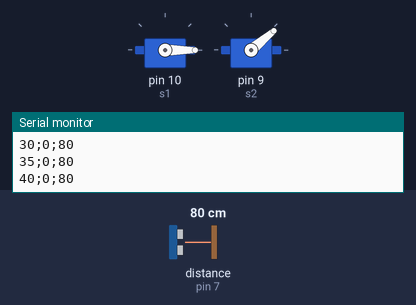
A sketch run on a simulated Arduino Uno, built with avr-gcc and run on an emulated ATmega328P. Shown: 2 × servo, the last lines printed to the serial monitor. Wiring (inferred from the names in the program): ultrasonic range finder: trigger pin 8; echo pin 7. The inputs (shaded band) are chosen by the test bench; at power-on: distance to the obstacle (sensor on pin 7) 80 cm. The echo pulse lasts 58.3 µs per cm.

Above: at 1.3 s.
1.4 s: distance to the obstacle (sensor on pin 7) set to 250 cm
At 2.8 s:
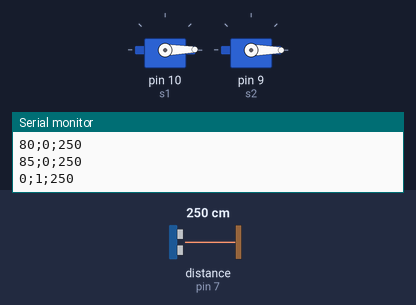
4.4 s: distance to the obstacle (sensor on pin 7) set to 2 cm
At 4.56 s:
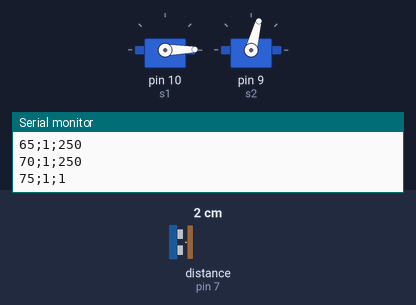
Timing chart, 0 to 46.7 s (numbered marks = the images above; inputs shaded):
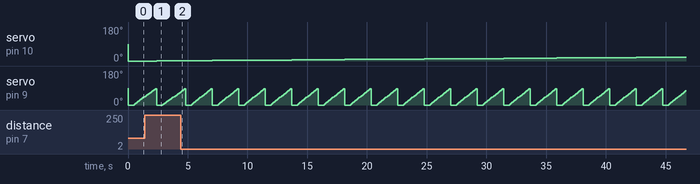

Measured:
- by itself, servo on pin 9 (s2): repeats every 2.2 s: 75° 0.10 s, 80° 0.10 s, 85° 0.10 s, 0° 0.50 s, 5° 0.10 s, 10° 0.10 s, 15° 0.10 s, 20° 0.10 s, 25° 0.10 s, 30° 0.10 s, 35° 0.10 s, 40° 0.10 s, 45° 0.10 s, 50° 0.10 s, 55° 0.10 s, 60° 0.10 s, 65° 0.10 s, 70° 0.10 s

The sketch:

scan.ino
```cpp
#include <Servo.h>
#include <Servo.h>

Servo s1;
Servo s2;
const int trigger = 8;
const int echo = 7;

void setup() {
  Serial.begin(9600);
  s1.attach(10);
  s2.attach(9);
}

void loop() {
  long duration;
  int width = 90;
  int height = 90;
  int step = 5;
  int measures = width*height;
  for (int i=0; i<=measures; i+=step){
    Serial.print(i%width);
    Serial.print(";");
    Serial.print(i/width);
    Serial.print(";");
    Serial.print(distance(echo, trigger));
    Serial.println();
    if (i%width == 0){
      s1.write(i/width);
      s2.write(i%width);
      delay(500);
    }else{
      s2.write(i%width);
      delay(100);
    }
  }
  return 0;
}

long distance (int echo, int trigger){
  pinMode(trigger, OUTPUT);
  digitalWrite(trigger, LOW);
  delayMicroseconds(2);
  digitalWrite(trigger, HIGH);
  delayMicroseconds(5);
  digitalWrite(trigger, LOW);

  pinMode(echo, INPUT);
  int duration = pulseIn(echo, HIGH);
  return duration / 29 / 2;
}
```
